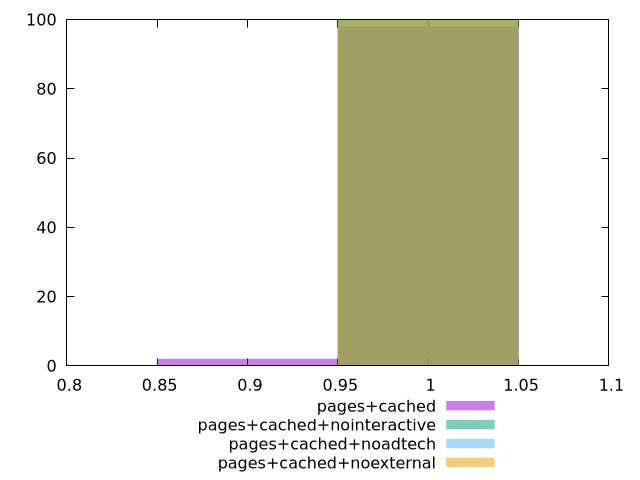

The gnuplot source for this figure:
$_pagesCached <<EOF
0.9 2
1 98
EOF
$_pagesCachedNointeractive <<EOF
1 100
EOF
$_pagesCachedNoadtech <<EOF
1 100
EOF
$_pagesCachedNoexternal <<EOF
1 100
EOF
set key outside below
set terminal pngcairo
set output "report_00005_2020-11-02T22-26-11.212Z/unminified-javascript/unminified-javascript_pages+cached_pages+cached+nointeractive_pages+cached+noadtech_pages+cached+noexternal+hist.png"
set boxwidth 0.1
set style fill transparent solid 0.5 noborder
set yrange [0:100]
plot $_pagesCached title "pages+cached" with boxes ,$_pagesCachedNointeractive title "pages+cached+nointeractive" with boxes ,$_pagesCachedNoadtech title "pages+cached+noadtech" with boxes ,$_pagesCachedNoexternal title "pages+cached+noexternal" with boxes ,
